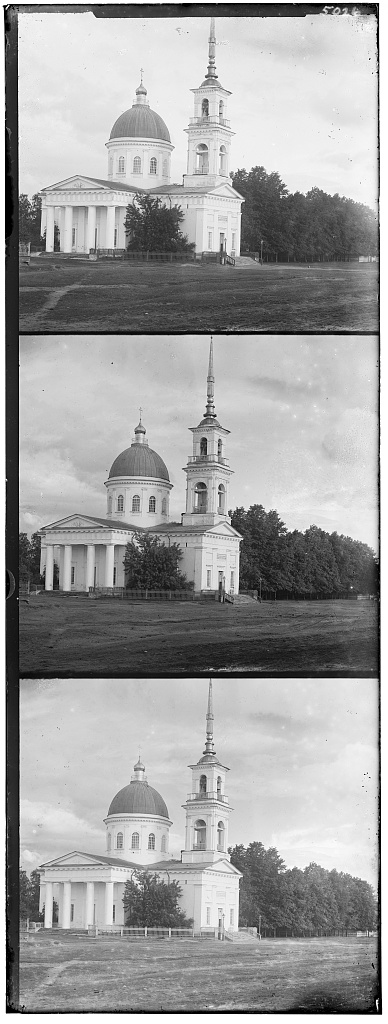
#> input picture lab2/img0.jpg, 388 x 1024 px; its folder holds 3 pictures in this run
$ jupyter execute lab2.ipynb
#> lines starting #> are read from the running program, lines starting #| are printed output that depends on the picture
[cell 1]
from skimage.io import imread, imshow
from skimage import img_as_float
from numpy import roll, dstack, sum as npsum
from matplotlib.pyplot import pause

[cell 2]
def display_imgs(imgs, pauseTime = .01):
    """Отображает все изображения в списке imgs"""
    for img in imgs:
        imshow(img)
        pause(pauseTime)

def cut_borders(img, percentToCut):
    """
    Обрезает изображение по каждому краю
    img - изображение
    percentToCut - процент от размера оси изображения, который нужно обрезать
    """
    h, w = img.shape
    l_cut = h * percentToCut // 100
    r_cut = h - l_cut
    u_cut = w * percentToCut // 100
    b_cut = w - u_cut
    return img[l_cut: r_cut, u_cut: b_cut]

def split_imgs(img, percentToCut):
    """
    Разбивает изображение по вертикали на 3 равных части
    img - изображение
    percentToCut - процент, на который должны быть обрезаны изображения
    """
    h, _ = img.shape
    h = h // 3
    rgb = [img[h * 2: h * 3], img[h: h * 2], img[0: h]]
    return [cut_borders(i, percentToCut) for i in rgb]

def find_align(im1, im2, alignRange):
    """
    Подбирает лучшее смещение изображений в пикселях
    im1, im2 - изображения
    alignRange - предел смещения в пикселях, поиск производится в пределах от -alignRange до alignRange
    """
    rng = range(-alignRange, alignRange + 1)
    best_corr = 0
    best_i = (0, 0)
    for i in rng:
        for j in rng:
            tmp = roll(roll(im2, i, axis = 0), j, axis = 1)
            x = npsum(tmp * im1)
            if x > best_corr:
                best_corr = x
                best_i = (i, j)
    return best_i

def align(img, percentToCut, alignRange):
    """
    Совмещает три монохромных изображения, расположенные в одном по вертикали
    img - изображение, содержащее в себе три, которые нужно совместить
    percentToCut - процент, на который должны быть обрезаны изображения
    alignRange - предел смещения в пикселях, поиск производится в пределах от -alignRange до alignRange
    """
    r, g, b = (img_as_float(im) for im in split_imgs(img, percentToCut))

    r_shifts = find_align(g, r, alignRange)
    b_shifts = find_align(g, b, alignRange)

    r = roll(roll(r, r_shifts[0], axis = 0), r_shifts[1], axis = 1)
    b = roll(roll(b, b_shifts[0], axis = 0), b_shifts[1], axis = 1)

    return dstack((r, g, b))

[cell 3]
imgNums = range(3)
percentToCut = 10
alignRange = 15

[cell 4]
imgs = [imread(f'img{i}.jpg') for i in imgNums]
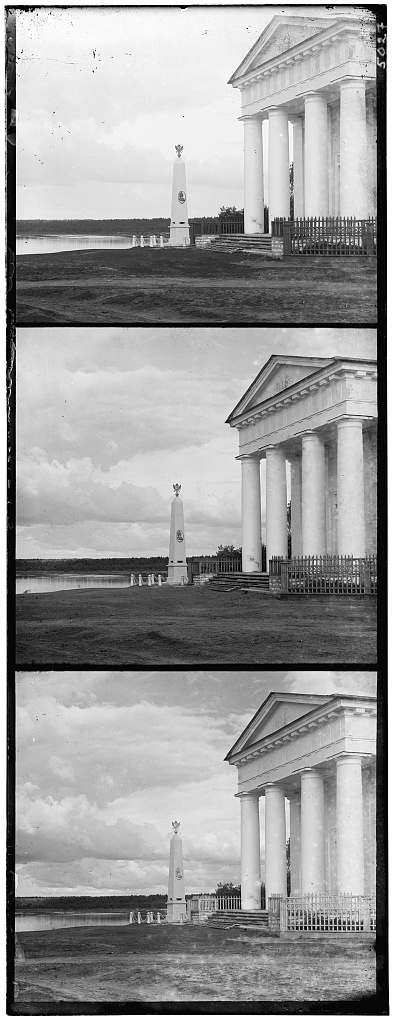
#> input picture lab2/img1.jpg, 393 x 1024 px
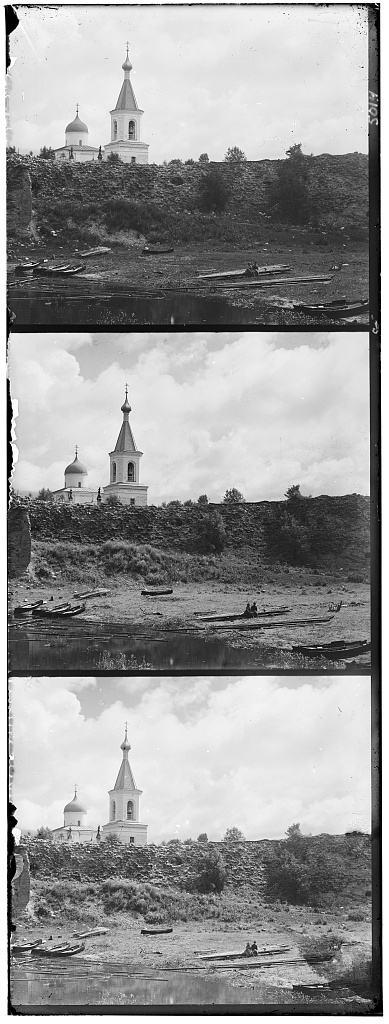
#> input picture lab2/img2.jpg, 389 x 1024 px
#> imgs = 3 items

[cell 5]
display_imgs(imgs)
#> the loop in display_imgs, `for img in imgs:` made 3 passes

[cell 6]
aligned = [align(img, percentToCut, alignRange) for img in imgs]
#> in align, `r, g, b = (img_as_float(im) for im in split_imgs(img, percentToCut))`:
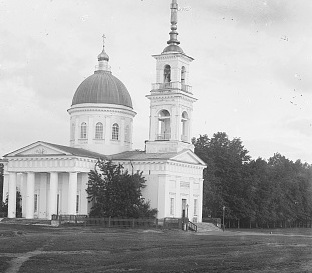
#> b: shape (273, 312) float64; min 0.0941, max 1, mean 0.681
#> in align, img is the input picture: shape (1024, 388); min 0, max 255, mean 160.5
#> after the loop in find_align, `for i in rng:`: best_corr = 37761.8; best_i = (4, 1)
#> in align, `b_shifts = find_align(g, b, alignRange)`: b_shifts = (-2, -1)
#> in align, `return dstack((r, g, b))`:
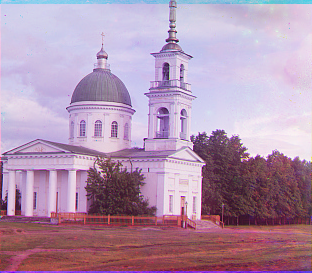
#> returned value: shape (273, 312, 3) float64; mean of channels 0, 1, 2 0.695, 0.579, 0.681; drawn as R, G, B
#> call 2 of align, with percentToCut = 10, alignRange = 15
#> in align (call 2), `r, g, b = (img_as_float(im) for im in split_imgs(img, percentToCut))`:
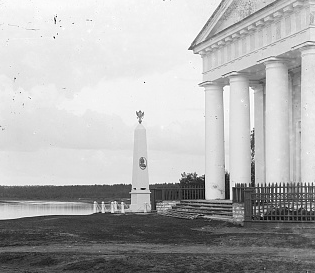
#> b: shape (273, 315) float64; min 0, max 1, mean 0.693
#> in align, img is the input picture: shape (1024, 393); min 0, max 255, mean 155.6
#> in align (call 2), `r_shifts = find_align(g, r, alignRange)`: r_shifts = (3, 1)
#> in align (call 2), `b_shifts = find_align(g, b, alignRange)`: b_shifts = (-2, -2)
#> in align (call 2), `return dstack((r, g, b))`:
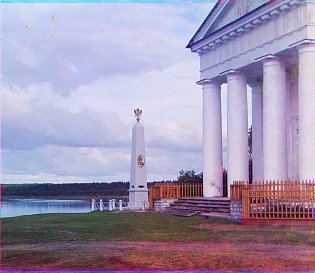
#> returned value: shape (273, 315, 3) float64; mean of channels 0, 1, 2 0.631, 0.589, 0.693; drawn as R, G, B
#> call 3 of align, with percentToCut = 10, alignRange = 15
#> in align (call 3), `r, g, b = (img_as_float(im) for im in split_imgs(img, percentToCut))`:
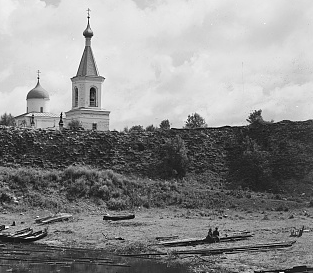
#> g: shape (273, 313) float64; min 0, max 1, mean 0.559
#> in align (call 3), `r, g, b = (img_as_float(im) for im in split_imgs(img, percentToCut))`:
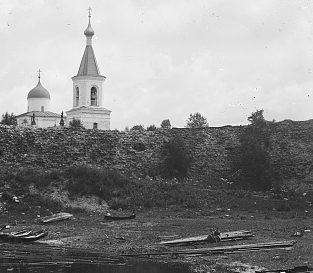
#> b: shape (273, 313) float64; min 0, max 1, mean 0.554
#> in align, img is the input picture: shape (1024, 389); min 0, max 255, mean 151.8
#> in align (call 3), `r_shifts = find_align(g, r, alignRange)`: r_shifts = (2, 0)
#> in align (call 3), `b_shifts = find_align(g, b, alignRange)`: b_shifts = (0, -1)
#> in align (call 3), `r = roll(roll(r, r_shifts[0], axis = 0), r_shifts[1], axis = 1)`:
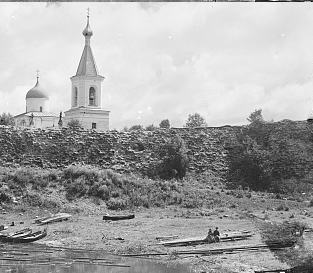
#> r: shape (273, 313) float64; min 0, max 1, mean 0.655
#> in align (call 3), `return dstack((r, g, b))`:
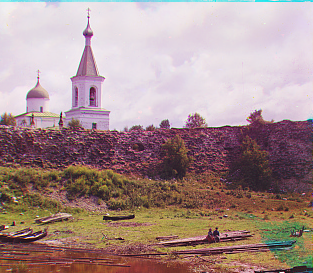
#> returned value: shape (273, 313, 3) float64; mean of channels 0, 1, 2 0.655, 0.559, 0.554; drawn as R, G, B
#> aligned = 3 items

[cell 7]
display_imgs(aligned)
#> the loop in display_imgs (call 2), `for img in imgs:` made 3 passes
